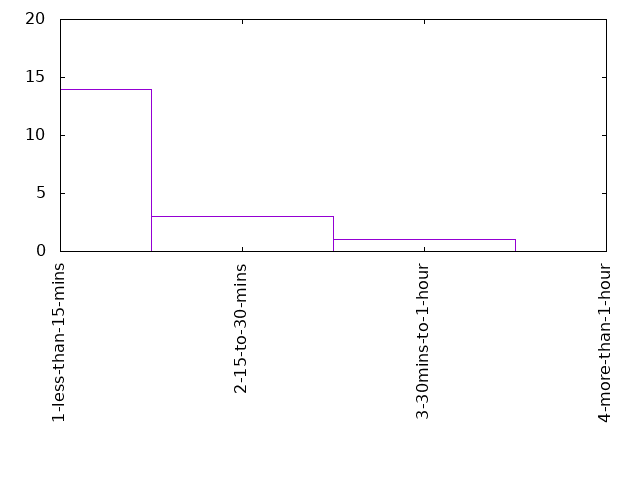

The script that drew this image:
set term png
set out "18-20traveltime.png"
set key off
set xtics rotate
set yrange[0:20]

plot '18-20traveltime.dat' using 1:xticlabel(2) with boxes
